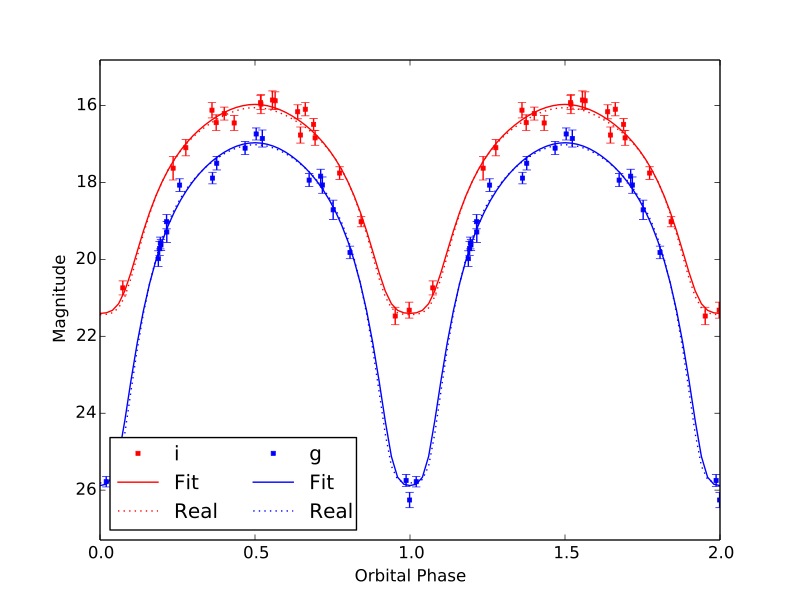

Python code for this plot:
# Licensed under a 3-clause BSD style license - see LICENSE

import Icarus
from Icarus.Utils.import_modules import *

try:
    import pylab
except:
    print( "Cannot import Matplotlib. No plot will be made." )



##### Welcome message
print( "Analysing some mock data. It is recommended to run it within the `ipython --pylab' environment.\n" )


##### Loading the data
atmo_fln = 'atmo_models.txt'
data_fln = 'data.txt'
ndiv = 5
porb = 10 * 3600
x2sini = 1.1

print( "Loading the data into an Icarus.Photometry object (failure to do so is likely due to missing atmosphere models).\n" )
fit = Icarus.Photometry.Photometry(atmo_fln, data_fln, ndiv, porb, x2sini)


##### This is the list of true parameters for the stars, as per construction
incl = 75.*cts.degree
corotation = 1.
filling = 0.90
Tnight = 2500.
gravdark = 0.08
K = 300e3
Tday = 5000.
DM = 10.0
AJ = 0.02
par0 = numpy.r_[incl, corotation, filling, Tnight, gravdark, K, Tday, DM, AJ]


##### Fitting the data using a simple fmin algorithm from scipy
##### Here we make use of the Calc_chi2 function with offset_free = 1 in order to allow for a possible band calibration error, which we assume is 0.3 mag (see column 5 in data.txt).
##### We will also assume that corotation = 1, gravdark = 0.08 and K=300e3.
## Defining the func_par
func_par = lambda p: numpy.r_[p[0], 1., p[1], p[2], 0.08, 300e3, p[3], p[4], p[5]]
## Wrapper function for the figure of merit to optimize
def FoM(p):
    p = numpy.asarray(p)
    ## Return large value if parameters are out of bound
    if (p < numpy.r_[0.1, 0.1, 1500., p[2], 8., 0.]).any() or (p > numpy.r_[numpy.pi/2, 1.0, 8000., 8000., 12., 0.1]).any():
        #print( "out-of-bound" )
        return numpy.ones_like(fit.mag)*1e5
    else:
        chi2, extras = fit.Calc_chi2(p, offset_free=0, func_par=func_par, full_output=True, verbose=False)
        return extras['res']

## Initial guess
par_guess = [70*cts.degree, 0.95, 2000., 5500., 10.3, 0.01]

## Running the fit
print( "Performing a crude fit using the scipy.optimize.leastsq function.\n" )
print( "Beware that the fitting may not converge to the best-fit solution due to local minima. One should try to fit the data using diferent guess parameters or, even better, a more robust fitting algorithm.\n" )
print( "Also, do not expect the best-fit parameter to converge at the actual solution. The reason being that noise is added to the theoretical data when generating the mock data. Hence it might be that by sheer luck the mock data mimic a slightly different set of parameters. If one was to regenerate the mock data several times and rerun the fit, it would on average converge at the actual solution.\n" )
sol = scipy.optimize.leastsq(FoM, par_guess, full_output=True)
par = sol[0]
err = numpy.sqrt( sol[1].diagonal() )


##### Printing the results
print( "Results from the fitting:" )
print( "{:<28} {:>15}  {:>15}".format("Parameter", "Actual solution", "Fitted Solution") )
print( "{:<28} {:>15.3f}   {:>15.3f} +/- {:.3f}".format("inclination", incl/cts.degree, par[0]/cts.degree, err[0]/cts.degree) )
print( "{:<28} {:>15.3f}   {:>15.3f} +/- {:.3f}".format("filling factor", filling, par[1], err[1]) )
print( "{:<28} {:>15.1f}   {:>15.3f} +/- {:.3f}".format("Tnight", Tnight, par[2], err[2]) )
print( "{:<28} {:>15.1f}   {:>15.3f} +/- {:.3f}".format("Tday", Tday, par[3], err[3]) )
print( "{:<28} {:>15.2f}   {:>15.3f} +/- {:.3f}".format("DM", DM, par[4], err[4]) )
print( "{:<28} {:>15.3f}   {:>15.3f} +/- {:.3f}".format("AJ", AJ, par[5], err[5]) )
print( "" )


##### Plotting the data and model if possible
if pylab:
    print( "Plotting the data. If nothing shows up, try pylab.show()." )
    fig = pylab.figure()
    ax = fig.add_subplot(111)
    pl1 = ax.errorbar(numpy.r_[fit.data['phase'][0],fit.data['phase'][0]+1.], numpy.r_[fit.data['mag'][0],fit.data['mag'][0]], yerr=numpy.r_[fit.data['err'][0],fit.data['err'][0]], marker='s', mfc='red', mec='red', ms=3, ecolor='red', fmt='.')
    pl2 = ax.errorbar(numpy.r_[fit.data['phase'][1],fit.data['phase'][1]+1.], numpy.r_[fit.data['mag'][1],fit.data['mag'][1]], yerr=numpy.r_[fit.data['err'][1],fit.data['err'][1]], marker='s', mfc='blue', mec='blue', ms=3, ecolor='blue', fmt='.')
    phs = numpy.linspace(0, 2, 101)
    flux = fit.Get_flux_theoretical(par, [phs,phs], func_par=func_par)
    pl3 = ax.plot(phs, flux[0], 'r-')
    pl4 = ax.plot(phs, flux[1], 'b-')
    flux = fit.Get_flux_theoretical(par0, [phs,phs])
    pl5 = ax.plot(phs, flux[0], 'r:')
    pl6 = ax.plot(phs, flux[1], 'b:')
    leg = ax.legend([pl1[0],pl3[0],pl5[0],pl2[0],pl4[0],pl6[0]], ["i","Fit","Real","g","Fit","Real"], ncol=2, loc=0, numpoints=1, scatterpoints=1)
    ax.set_xlabel("Orbital Phase")
    ax.set_ylabel("Magnitude")
    ax.set_xlim([0.,2.])
    vals = numpy.r_[fit.data['mag'][0], fit.data['mag'][1]]
    ax.set_ylim([vals.max()+(vals.max()-vals.min())*0.1, vals.min()-(vals.max()-vals.min())*0.1])
    pylab.show()
